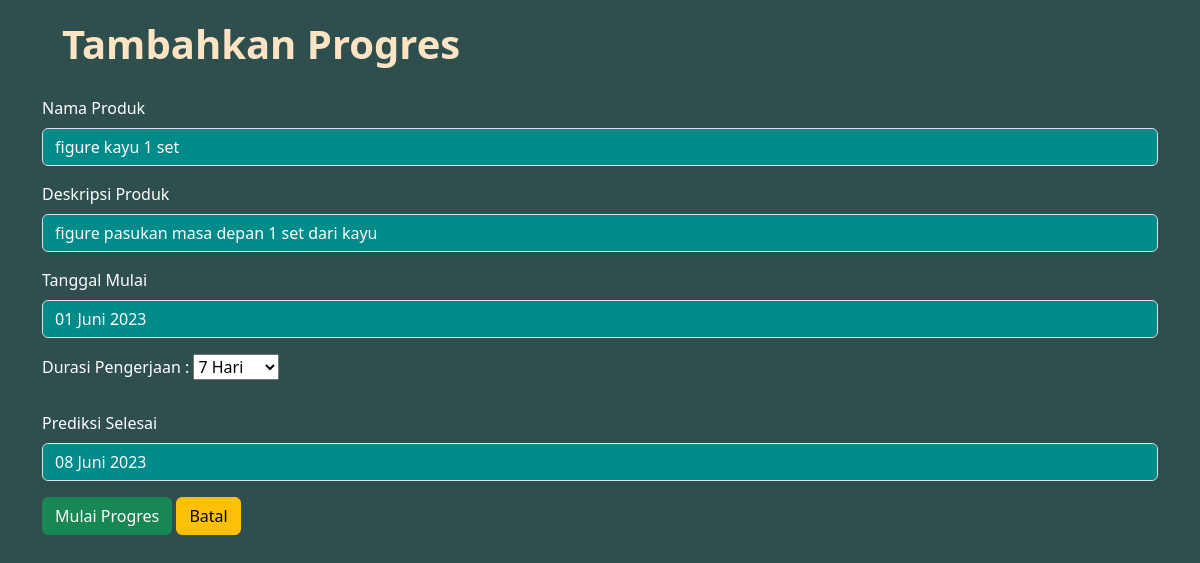
The app's page /prototype/add_progres.php?id_produk=23 (signed in) with its own data.
### tables this page shows
CREATE TABLE `produk` (
  `id` int(11) NOT NULL,
  `nama_product` varchar(50) NOT NULL,
  `gambar` varchar(100) NOT NULL,
  `deskripsi` text NOT NULL,
  `id_users` varchar(50) NOT NULL
);

### prototype/function.php (called while the page is built, shortened)
<?php
class Connection{
  public $host = "localhost";
  public $user = "root";
  public $password = "";
  public $db_name = "prototype";
  public function __construct(){
    $this->conn = mysqli_connect($this->host, $this->user, $this->password, $this->db_name);
  }
}
class Select extends Connection{
  public function selectUserById($id){
    $result = mysqli_query($this->conn, "SELECT * FROM users WHERE id = $id");
    return mysqli_fetch_assoc($result);
  }
  public function specifySelectProduct($user)
	{
		$data = mysqli_query($this->conn, "select * from produk where id='$user'");
		$rows = mysqli_fetch_all($data, MYSQLI_ASSOC);
		return $rows;
	}
}
class Date extends Connection{
  public function tanggalIndonesia($tanggal)
  {
    $bulan = array (
      1 =>   'Januari',
      'Februari',
      'Maret',
      'April',
      'Mei',
      'Juni',
      'Juli',
      'Agustus',
      'September',
      'Oktober',
      'November',
      'Desember'
      );
      $pecahkan = explode('-', $tanggal);
      return $pecahkan[2] . ' ' . $bulan[ (int)$pecahkan[1] ] . ' ' . $pecahkan[0];
  }
  public function ambilTanggalPrediksi($hari)
  {
    $dateBaru = new DateTime();
    $interval = new DateInterval($hari) ;
    $dateBaru->add($interval);
    return $dateBaru->format('Y-m-d');
  }
  public function ambilTanggalSekarang()
  {
    $dateSekarang = new DateTime();
    return $dateSekarang->format('Y-m-d');
  }
}

### prototype/add_progres.php (the view, shortened to what this page needs)
<?php
require 'function.php';
$select = new Select();
$date = new Date();
$detail = $select->specifySelectProduct($_REQUEST['id_produk']);
if (isset($_POST['waktu'])) {
    $hari = $_POST['waktu'];
}
else {
    $hari = 7;
}
$interval = 'P'.$hari.'D';
$now = $date->ambilTanggalSekarang();
$Sekarang = $date->tanggalIndonesia($now);
$future = $date->ambilTanggalPrediksi($interval);
$Prediksi = $date->tanggalIndonesia($future);
if(!empty($_SESSION["id"])){
  $user = $select->selectUserById($_SESSION["id"]);
}
else{
  header("Location: login.php");
}
?>
<!DOCTYPE html>
<html lang="en">
<head>
    <link href="https://cdn.jsdelivr.net/npm/bootstrap@5.3.0-alpha3/dist/css/bootstrap.min.css"
    rel="stylesheet"
>
    <link rel="stylesheet" href="css/add.css">
</head>
<body style="background-color:darkslategrey; background-size:cover;" runat="server">
    <div class="container">
        <h1>
            Tambahkan Progres
        </h1>
            <?php foreach ($detail as $produk) { ?>
            <div class="mb-3">
                <label for="nama_product" class="form-label">Nama Produk</label>
                <input style="background-color:darkcyan; color:white" type="text" class="form-control" id="nama_product" name="nama_product" readonly value="<?php echo $produk['nama_product'] ?>" required>
            </div>
            <div class="mb-3">
                <label for="deskripsi" class="form-label">Deskripsi Produk</label>
                <input style="background-color:darkcyan; color:white" type="text" class="form-control" id="deskripsi" name="deskripsi" preadonly value="<?php echo $produk['deskripsi'] ?>" required>
            </div>
            <div class="mb-3">
                <label for="deskripsi" class="form-label">Tanggal Mulai</label>
                <input style="background-color:darkcyan; color:white" type="text" class="form-control" id="deskripsi" name="deskripsi" preadonly value="<?php echo $Sekarang ?>" required>
            </div>
            <form method="post">
            <label for="deskripsi" class="form-label">Durasi Pengerjaan : </label>
            <select name="waktu"  onChange="this.form.submit();">
                <option value="<?php echo $hari ?>"><?php echo $hari ?> Hari</option>
            </select>
            </form>
            <br>
            <form action="proses.php?id_produk=<?php echo $produk['id'] ?>&tanggal_mulai=<?php echo $now ?>&prediksi=<?php echo $future ?>&id_users=<?php echo $user['id'] ?>&aksi=progres" enctype="multipart/form-data" method="post">
            <div class="mb-3">
                <label for="deskripsi" class="form-label">Prediksi Selesai</label>
                <input style="background-color:darkcyan; color:white" type="text" class="form-control" id="deskripsi" name="deskripsi" preadonly value="<?php echo $Prediksi ?>" required>
            </div>
            <button type="button" class="btn btn-success" data-toggle="modal" data-target="#exampleModal">
                Mulai Progres
            </button>
            <a class="btn btn-warning" href="index_pengrajin.php">Batal</a>
        </form>
    </div>
    <?php } ?>
</body>
</html>

### prototype/css/add.css (style rules this page uses)
label { color: white; }
h1 { font-size: 40px; padding: 20px; color: bisque; font-weight: bold; }

### records on screen
produk: nama_product "figure kayu 1 set", deskripsi "figure pasukan masa depan 1 set dari kayu"

### other values on screen
form field waktu "7 Hari"
